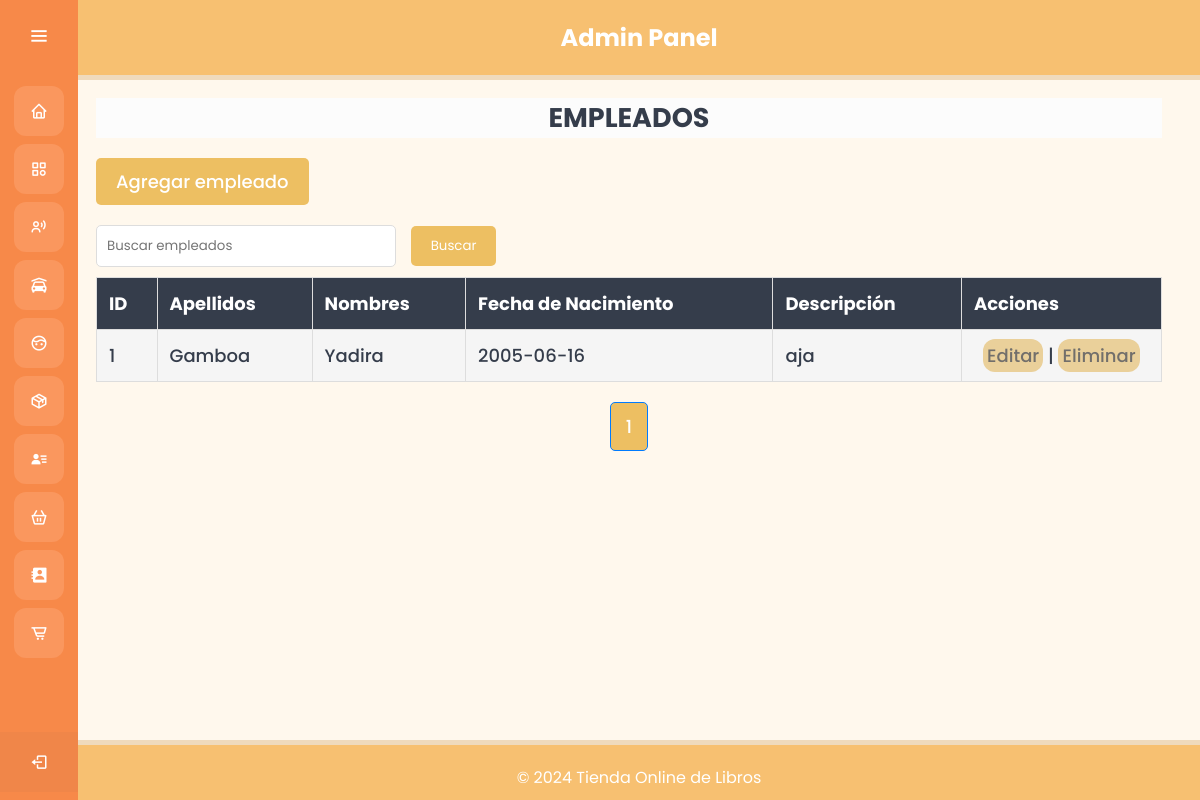
Screenshot of /admin/controllers/EmpleadosController.php?opcion=listar with the database file from the repository.
### tables this page shows
CREATE TABLE `empleados` (
  `ID_Empleado` int(11) NOT NULL,
  `Apellidos` varchar(255) NOT NULL,
  `Nombres` varchar(255) NOT NULL,
  `Fecha_de_nacimiento` date NOT NULL,
  `Foto` blob DEFAULT NULL,
  `Descripción` text DEFAULT NULL
);

### admin/models/db.php (called while the page is built, shortened)
<?php
class Conexion {
    private $servername = "localhost";
    private $username = "root";
    private $password = "";
    private $dbname = "negociosdb";
    public function getConexion() {
        $conn = new mysqli($this->servername, $this->username, $this->password, $this->dbname);
        return $conn;
    }
}
?>

### admin/models/Empleado.php (called while the page is built, shortened)
<?php
include 'db.php';
class Empleado {
    private $conn;
    public function __construct() {
        $db = new Conexion();
        $this->conn = $db->getConexion();
    }
    public function listar($search = '', $limit = 10, $offset = 0) {
        $sql = "SELECT SQL_CALC_FOUND_ROWS * FROM Empleados WHERE Apellidos LIKE ? OR Nombres LIKE ? LIMIT ? OFFSET ?";
        $stmt = $this->conn->prepare($sql);
        $searchParam = "%$search%";
        $stmt->bind_param('ssii', $searchParam, $searchParam, $limit, $offset);
        $stmt->execute();
        $result = $stmt->get_result();
        $empleados = [];
        while ($row = $result->fetch_assoc()) {
            $empleados[] = $row;
        }
        $resultTotal = $this->conn->query("SELECT FOUND_ROWS() as total");
        $totalRows = $resultTotal->fetch_assoc()['total'];
        return ['empleados' => $empleados, 'total' => $totalRows];
    }
}
?>

### admin/views/empleados/index.php (the view, shortened to what this page needs)
<?php include '../views/templates/header.php'; ?>
    <div class="text">
    <h1>EMPLEADOS</h1>
    <a href="EmpleadosController.php?opcion=crear" class="button">Agregar empleado</a>
    <form method="GET" action="EmpleadosController.php" class="search">
        <input type="text" name="search" placeholder="Buscar empleados" value="<?= htmlentities($search) ?>">
        <button type="submit" class="search-button">Buscar</button>
    </form>
    <table>
        <tr>
            <th>ID</th>
            <th>Apellidos</th>
            <th>Nombres</th>
            <th>Fecha de Nacimiento</th>
            <th>Descripción</th>
            <th>Acciones</th>
        </tr>
        <?php if (!empty($empleados)): ?>
            <?php foreach ($empleados as $empleado): ?>
                <tr>
                    <td><?= $empleado['ID_Empleado'] ?></td>
                    <td><?= $empleado['Apellidos'] ?></td>
                    <td><?= $empleado['Nombres'] ?></td>
                    <td><?= $empleado['Fecha_de_nacimiento'] ?></td>
                    <td><?= $empleado['Descripción'] ?></td>
                    <td class="acciones">
                        <a href="EmpleadosController.php?opcion=editar&id=<?= $empleado['ID_Empleado'] ?>" class="botones">Editar</a> |
                        <a href="EmpleadosController.php?opcion=eliminar&id=<?= $empleado['ID_Empleado'] ?>" onclick="return confirm('¿Estás seguro?')" class="botones">Eliminar</a>
                    </td>
                </tr>
            <?php endforeach; ?>
        <?php else: ?>
            <tr><td colspan="6" class="no-results">No hay empleados</td></tr>
        <?php endif; ?>
    </table>
    <div class="pagination">
        <?php for ($i = 1; $i <= $totalPages; $i++): ?>
            <a href="?opcion=listar&page=<?= $i ?>&search=<?= htmlentities($search) ?>" class="<?= $i == $page ? 'active' : '' ?>"><?= $i ?></a>
        <?php endfor; ?>
    </div>
</div>
<?php include '../views/templates/footer.php'; ?>

### admin/views/assets/css/table.css (style rules this page uses)
* { margin: 0; padding: 0; box-sizing: border-box; font-family: "Poppins", sans-serif; }
body, html { height: 100%; margin: 0; }
.home-section .text { display: inline-block; color: #353D4B; font-size: 18px; font-weight: 500; margin: 18px; width: 95%; }
table { width: 100%; border-collapse: collapse; margin-bottom: 20px; margin-top: 10px; }
th, td { padding: 12px; border: 1px solid #ddd; text-align: left; }
th { background-color: #353D4B; color: #fff; }
tr:nth-child(odd) { background-color: #FCFCFC; }
tr:nth-child(even) { background-color: #F5F5F5; }
.button { display: inline-block; padding: 10px 20px; margin-bottom: 20px; background-color: #EDBF62; color: #fff; text-decoration: none; border-radius: 5px; transition: background-color 0.3s; }
a { color: #3498DB; text-decoration: none; }
.botones { padding: 4px; background-color: #EAD09A; border-radius: 12px; color: #726F6B; }
.acciones { text-align: center; width: 200px; }
.text h1 { text-align: center; margin-bottom: 20px; background-color: #FCFCFC; }
.search .search-button { padding: 10px 20px; background-color: #EDBF62; color: white; border: none; border-radius: 5px; cursor: pointer; transition: background-color 0.3s; }
.search input[type="text"] { padding: 10px; width: 300px; border: 1px solid #ddd; border-radius: 5px; margin-right: 10px; }
.pagination { display: flex; justify-content: center; margin: 20px 0; }
.pagination a { margin: 0 5px; padding: 10px 15px; text-decoration: none; color: #333; background-color: #f4f4f4; border: 1px solid #ddd; border-radius: 5px; }
.pagination a.active { background-color:#EDBF62; color: #fff; border-color: #007bff; }

### rows the page displays
empleados: ID_Empleado "1", Apellidos "Gamboa", Nombres "Yadira", Fecha_de_nacimiento "2005-06-16", Descripción "aja"
